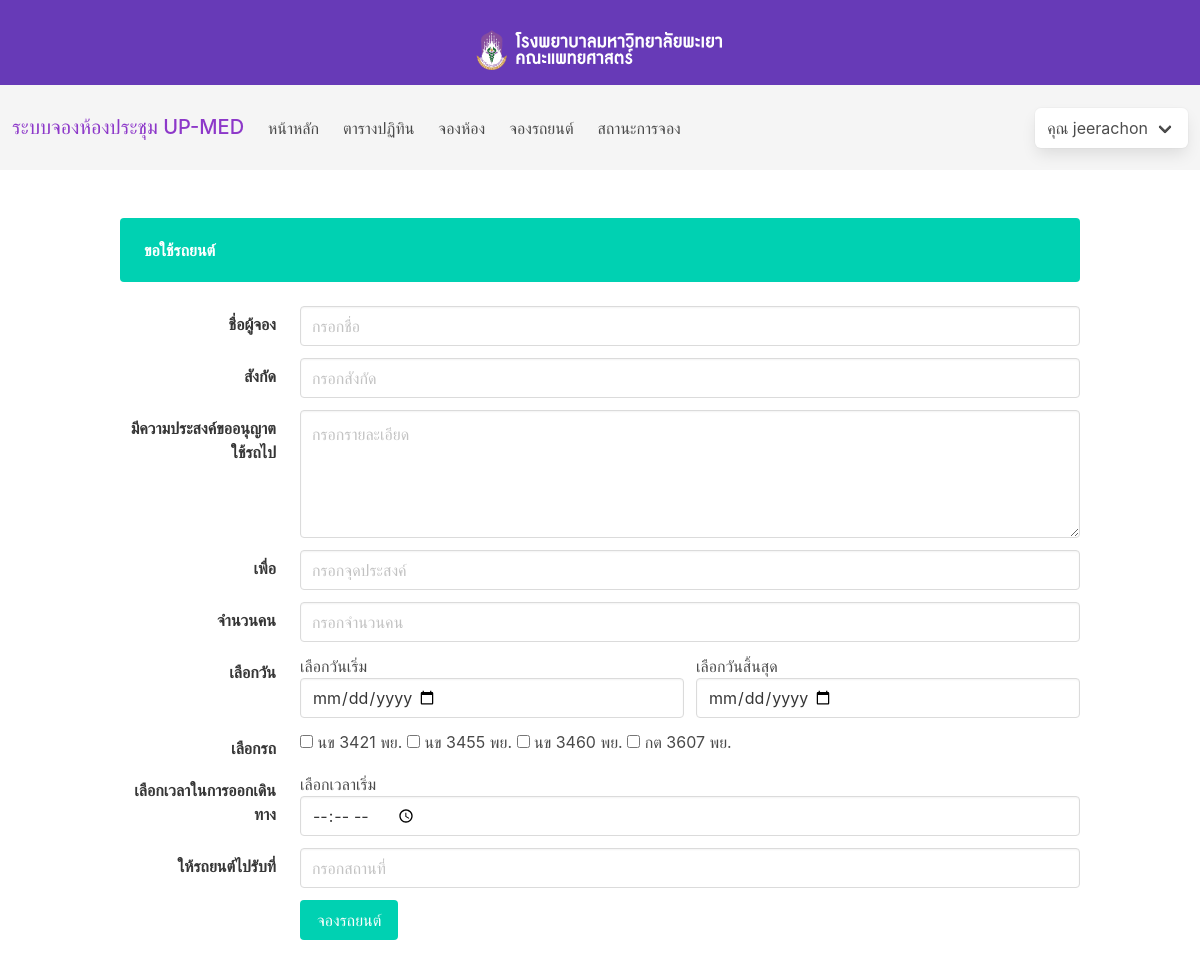
Page /app/form_car.php (signed in) on the committed database.
### tables this page shows
CREATE TABLE `cars` (
  `cars_id` int(3) NOT NULL,
  `cars_type` varchar(30) NOT NULL,
  `cars_name` varchar(60) NOT NULL,
  `bgcolor` varchar(20) NOT NULL
);

### app/form_car.php (the view, shortened to what this page needs)
<?php
include '../auth/Sessionpersist.php';
$today = date("Y-m-d");
$starttime = date("08:30:00");
$endtime = date("21:00:00");
?>
<!doctype html>
<html lang="en">
<head>
    <link rel="stylesheet" href="https://cdn.jsdelivr.net/npm/bulma@0.9.1/css/bulma.min.css">
    <?php
    include '../components/cnd.php';
    ?>
</head>
<body>
    <?php
    include '../components/nav.php';
    ?>
    <form action="" method="post" accept-charset="utf-8">
        <section class="section">
            <div class="container">
                <div class="notification is-primary">
                    <strong>ขอใช้รถยนต์</strong>
                </div>
                <div class="field is-horizontal">
                    <div class="field-label is-normal">
                        <label class="label">ชื่อผู้จอง</label>
                    </div>
                    <div class="field-body">
                        <div class="field">
                            <div class="control">
                                <input class="input" name="regname" type="text" placeholder="กรอกชื่อ" required>
                            </div>
                        </div>
                    </div>
                </div>
                <div class="field is-horizontal">
                    <div class="field-label is-normal">
                        <label class="label">สังกัด</label>
                    </div>
                    <div class="field-body">
                        <div class="field">
                            <div class="control">
                                <input class="input" name="agency" type="text" placeholder="กรอกสังกัด" required>
                            </div>
                        </div>
                    </div>
                </div>
                <div class="field is-horizontal">
                    <div class="field-label is-normal">
                        <label class="label">มีความประสงค์ขออนุญาตใช้รถไป</label>
                    </div>
                    <div class="field-body">
                        <div class="field">
                            <div class="control">
                                <textarea class="textarea" name="desc" placeholder="กรอกรายละเอียด"></textarea>
                            </div>
                        </div>
                    </div>
                </div>
                <div class="field is-horizontal">
                    <div class="field-label is-normal">
                        <label class="label">เพื่อ</label>
                    </div>
                    <div class="field-body">
                        <div class="field">
                            <div class="control">
                                <input class="input" name="event_title" type="text" placeholder="กรอกจุดประสงค์" required>
                            </div>
                        </div>
                    </div>
                </div>
                <div class="field is-horizontal">
                    <div class="field-label is-normal">
                        <label class="label">จำนวนคน</label>
                    </div>
                    <div class="field-body">
                        <div class="field">
                            <div class="control">
                                <input class="input" name="people" type="number" placeholder="กรอกจำนวนคน" required>
                            </div>
                        </div>
                    </div>
                </div>
                <div class="field is-horizontal">
                    <div class="field-label is-normal">
                        <label class="label">เลือกวัน</label>
                    </div>
                    <div class="field-body">
                        <div class="field">
                            <label class="checkbox">
                                เลือกวันเริ่ม
                            </label>
                            <p class="control is-expanded ">
                                <input class="input" type="date" id="startdate" name="event_startdate" min="<?php echo $today; ?>" max="2050-12-31" onchange="respondtodate()" required>
                            </p>
                        </div>
                        <div class="field">
                            <label class="checkbox">
                                เลือกวันสิ้นสุด
                            </label>
                            <p class="control is-expanded ">
                                <input class="input" type="date" id="enddate" name="event_enddate" max="2050-12-31" required>
                            </p>
                        </div>
                    </div>
                </div>
                <div class="field is-horizontal">
                    <div class="field-label is-normal">
                        <label class="label">เลือกรถ</label>
                    </div>
                    <div class="field-body">
                        <div class="field">
                            <div class="is-fullwidth">
                                <div class="field">
                                        <?php $qqq = "SELECT * FROM cars";
                                        if ($carsss = mysqli_query($con, $qqq)) {
                                            $z = 1;
                                            while ($gotcar = mysqli_fetch_array($carsss)) { ?>
                                            <label class="checkbox">
                                                <input type="checkbox"  name="car<?php echo $z; ?>" id='<?php echo $z;?>' value="<?php echo $gotcar['cars_id'] ?>"> <?php echo $gotcar['cars_name']; ?>
                                            </label>
                                        <?php $z = $z + 1;
                                            }
                                        }  ?>
                                </div>
                            </div>
                        </div>
                    </div>
                </div>
                <div class="field is-horizontal">
                    <div class="field-label is-normal">
                        <label class="label">เลือกเวลาในการออกเดินทาง</label>
                    </div>
                    <div class="field-body">
                        <div class="field">
                            <label class="checkbox">
                                เลือกเวลาเริ่ม
                            </label>
                            <p class="control is-expanded ">
                                <input class="input" type="time" id="starttime" min="<?php echo $starttime; ?>" max="<?php echo $endtime; ?>"  name="event_starttime" required>
                            </p>
                        </div>
                    </div>
                </div>
                <div class="field is-horizontal">
                    <div class="field-label is-normal">
                        <label class="label">ให้รถยนต์ไปรับที่</label>
                    </div>
                    <div class="field-body">
                        <div class="field">
                            <div class="control">
                                <input class="input" name="location" type="text" placeholder="กรอกสถานที่" required>
                            </div>
                        </div>
                    </div>
                </div>
                <div class="field is-horizontal">
                    <div class="field-label">
                    </div>
                    <div class="field-body">
                        <div class="field">
                            <div class="control">
                                <button class="button is-primary" name="btn_add" type="submit" value="1">
                                    จองรถยนต์
                                </button>
                            </div>
                        </div>
                    </div>
                </div>
            </div>
        </section>
    </form>
</body>
</html>

### rows in the picture
cars: cars_name "นข 3421 พย."
cars: cars_name "นข 3455 พย."
cars: cars_name "นข 3460 พย."
cars: cars_name "กต 3607 พย."

### other values in the picture
$_SESSION['Username'] "jeerachon"
